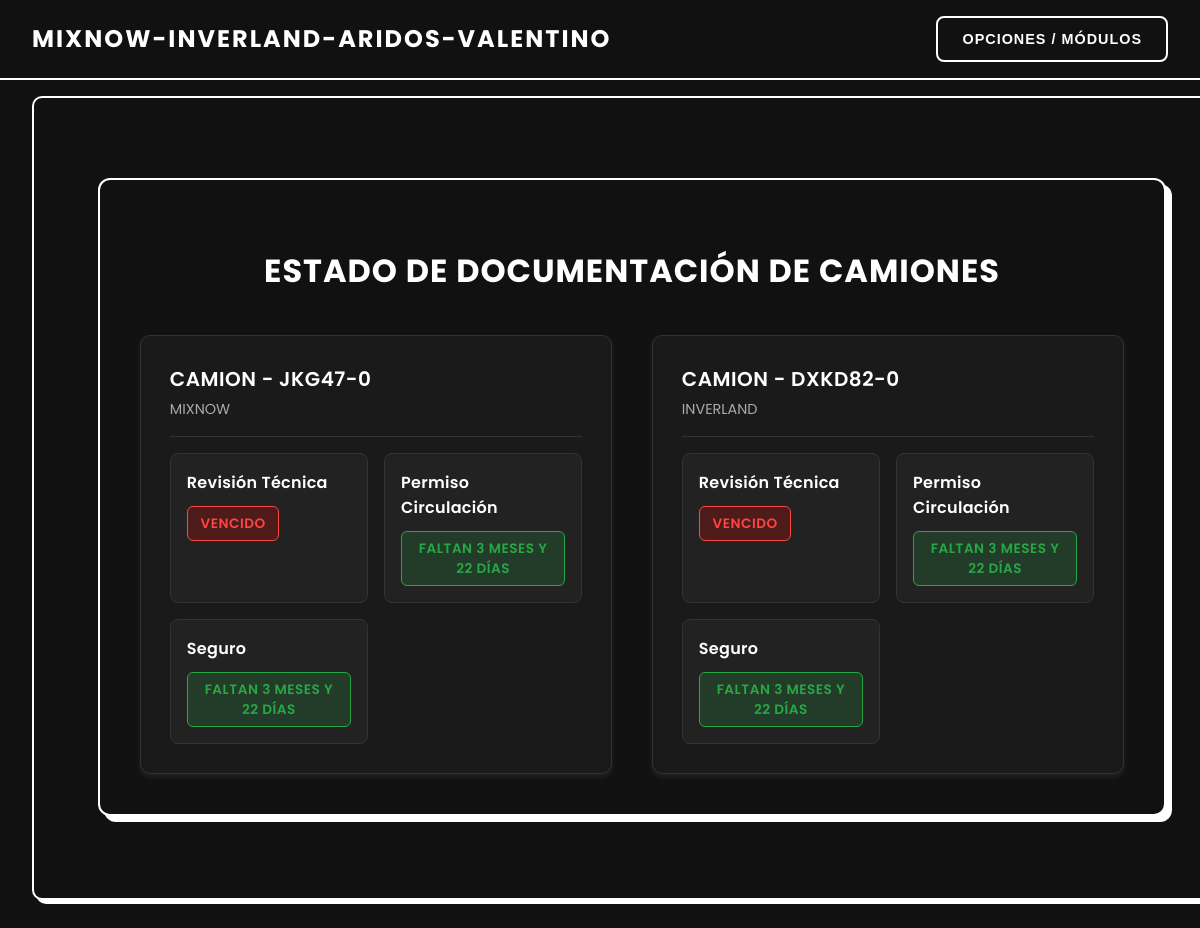
The app's page /camiones/fechas/ (signed in) with its own data.
### app/models.py (models this page shows, shortened)
class Camiones(models.Model):
    empresa = models.CharField(max_length=100)
    vehiculo = models.CharField(max_length=100)
    patente = models.CharField(max_length=20, unique=True)
    descripcion = models.TextField(blank=True)
    revision_tecnica = models.DateField()
    circulacion = models.DateField()
    seguro = models.DateField()

### app/views.py (the view)
# urls.py: path('camiones/fechas/', views.Vencimiento_fechas_camiones.as_view(), name='fechas_camiones'),
@method_decorator(user_passes_test(lambda u: u.is_superuser), name='dispatch')
class Vencimiento_fechas_camiones(ListView):
    model = Camiones
    template_name = "clientes/fechas_camiones.html"
    context_object_name = "camiones"
    def get_context_data(self, **kwargs):
        context = super().get_context_data(**kwargs)
        from datetime import date
        from dateutil.relativedelta import relativedelta
        hoy = date.today()
        camiones_con_fechas = []
        for camion in context['camiones']:
            def calcular_estado(fecha):
                if fecha < hoy:
                    return 'VENCIDO', 'danger'
                else:
                    diff = relativedelta(fecha, hoy)
                    meses = diff.months + diff.years * 12
                    dias = diff.days
                    texto = ""
                    if meses > 0:
                        texto += f"{meses} mes{'es' if meses > 1 else ''}"
                    if dias > 0:
                        if texto:
                            texto += " y "
                        texto += f"{dias} día{'s' if dias > 1 else ''}"
                    return f"Faltan {texto}", 'success'
            camion_info = {
                'vehiculo': camion.vehiculo,
                'patente': camion.patente,
                'empresa': camion.empresa,
                'documentos': [
                    {
                        'nombre': 'Revisión Técnica',
                        'estado': calcular_estado(camion.revision_tecnica)[0],
                        'clase': calcular_estado(camion.revision_tecnica)[1]
                    },
                    {
                        'nombre': 'Permiso Circulación',
                        'estado': calcular_estado(camion.circulacion)[0],
                        'clase': calcular_estado(camion.circulacion)[1]
                    },
                    {
                        'nombre': 'Seguro',
                        'estado': calcular_estado(camion.seguro)[0],
                        'clase': calcular_estado(camion.seguro)[1]
                    }
                ]
            }
            camiones_con_fechas.append(camion_info)
        context['camiones_con_fechas'] = camiones_con_fechas
        return context

### app/templates/clientes/fechas_camiones.html (shortened to what this page needs)
{% extends "clientes/base.html" %}
{% block content %}
<div class="wrapper">
    <div class="card-lista">
        <h2 class="title">Estado de Documentación de Camiones</h2>
        <div class="estados-container">
            {% for camion in camiones_con_fechas %}
                <div class="estado-camion">
                    <div class="camion-header">
                        <h3>{{ camion.vehiculo }} - {{ camion.patente }}</h3>
                        <span class="empresa">{{ camion.empresa }}</span>
                    </div>
                    <div class="documentos-grid">
                        {% for doc in camion.documentos %}
                        <div class="documento-card">
                            <h4>{{ doc.nombre }}</h4>
                            <div class="estado-badge {{ doc.clase }}">
                                {{ doc.estado }}
                            </div>
                        </div>
                        {% endfor %}
                    </div>
                </div>
            {% empty %}
                <p class="no-data">No hay camiones registrados</p>
            {% endfor %}
        </div>
    </div>
</div>
{% endblock %}

### app/templates/clientes/fechas_camiones.html (style rules this page uses)
.wrapper { padding: 3rem 2rem; font-family: 'Poppins', sans-serif; background-color: #111; min-height: 80vh; display: flex; justify-content: center; align-items: flex-start; }
.card-lista { background-color: #111; border: 2px solid #fff; border-radius: 12px; padding: 2.5rem; box-shadow: 6px 6px #fff; color: #fff; width: 100%; max-width: 1200px; transition: transform 0.3s ease; }
.title { font-size: 2rem; font-weight: 700; margin-bottom: 2.5rem; text-align: center; letter-spacing: 1px; text-transform: uppercase; }
.estados-container { display: grid; grid-template-columns: repeat(auto-fill, minmax(320px, 1fr)); gap: 2.5rem; }
.estado-camion { background: #1a1a1a; border-radius: 10px; padding: 1.8rem; box-shadow: 0 3px 6px rgba(255, 255, 255, 0.08); border: 1px solid #333; transition: transform 0.3s ease, box-shadow 0.3s ease; }
.camion-header { margin-bottom: 1rem; padding-bottom: 1rem; border-bottom: 1px solid #333; display: flex; flex-direction: column; gap: 0.3rem; }
.camion-header h3 { margin: 0; font-size: 1.25rem; color: #fff; font-weight: 600; letter-spacing: 0.5px; }
.empresa { font-size: 0.9rem; color: #aaa; }
.documentos-grid { display: grid; grid-template-columns: repeat(auto-fit, minmax(140px, 1fr)); gap: 1rem; }
.documento-card { padding: 1rem; border-radius: 8px; background: #222; border: 1px solid #333; position: relative; transition: all 0.25s ease; }
.documento-card h4 { margin: 0 0 0.7rem 0; font-size: 1rem; font-weight: 600; color: #fff; letter-spacing: 0.3px; }
.estado-badge { display: inline-block; padding: 0.4rem 0.8rem; border-radius: 6px; font-size: 0.85rem; font-weight: 600; text-align: center; text-transform: uppercase; letter-spacing: 0.5px; }
.estado-badge.danger { background-color: rgba(255, 0, 0, 0.2); color: #ff4444; border: 1px solid #ff4444; }
.estado-badge.success { background-color: rgba(40, 167, 69, 0.2); color: #28a745; border: 1px solid #28a745; }

### app/templates/clientes/base.html (style rules this page uses)
html, body { overflow-x: hidden; box-sizing: border-box; }
body { margin: 0; font-family: 'Poppins', sans-serif; background-color: #111; color: #fff; }

### records on screen
Camiones: vehiculo "CAMION", patente "JKG47-0", empresa "MIXNOW"
Camiones: vehiculo "CAMION", patente "DXKD82-0", empresa "INVERLAND"

### other values on screen
{{ doc.nombre }} "Revisión Técnica" "Permiso Circulación" "Seguro" "Revisión Técnica" "Permiso Circulación" "Seguro"
{{ doc.estado }} "VENCIDO" "FALTAN 3 MESES Y 22 DÍAS" "FALTAN 3 MESES Y 22 DÍAS" "VENCIDO" "FALTAN 3 MESES Y 22 DÍAS" "FALTAN 3 MESES Y 22 DÍAS"
